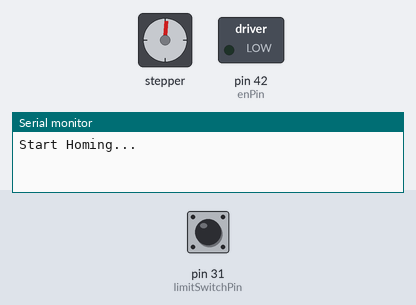
Simulated run of this sketch. Board: Arduino Mega 2560, built with avr-gcc and run on an emulated ATmega2560. On the bench: stepper motor, switched loads named in the sketch (green lamp = pin HIGH), the last lines printed to the serial monitor. The inputs (shaded band) are chosen by the test bench; at power-on: pin 31 (limitSwitchPin) HIGH. Stepper angles assume 200 steps per turn.

Above: at 1.2 s.
1.3 s: pin 31 (limitSwitchPin) pulled LOW for 0.15 s
At 6.9 s:
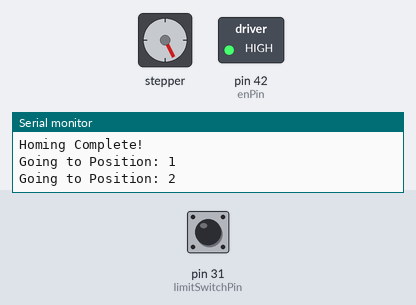
At 15.9 s:
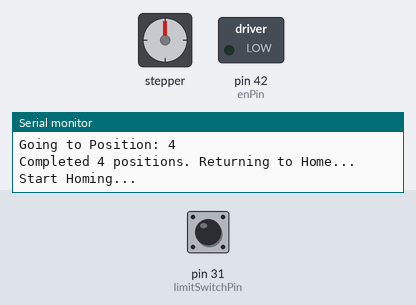
Timing chart, 0 to 65.9 s (numbered marks = the images above; inputs shaded):
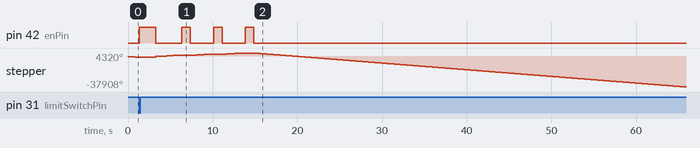

Measured:
- after the input at 1.3 s, pin 42 (enPin): LOW → HIGH at once, then repeats every 4.0 s: LOW 3.0 s, HIGH 1.0 s, until it stays LOW from 14.9 s

The sketch:

stepper2.ino
```cpp
#include <AccelStepper.h>

const int stepPin = 35;
const int dirPin = 34;
const int limitSwitchPin = 31;
const int enPin = 42;

AccelStepper stepper(1, stepPin, dirPin);

long positions[4] = {0, 885, 1650, 2400};

void setup() {
  Serial.begin(115200);

  pinMode(limitSwitchPin, INPUT_PULLUP);
  pinMode(enPin, OUTPUT);
  digitalWrite(enPin, LOW); // จ่ายไฟให้ DRV8825

  stepper.setMaxSpeed(800);
  stepper.setAcceleration(400);
}

void loop() {
  // 1. กระบวนการ Homing
  Serial.println("Start Homing...");
  digitalWrite(enPin, LOW); // จ่ายไฟมอเตอร์

  // วิ่งซ้ายหา Limit Switch ด้วยความเร็วคงที่
  stepper.setSpeed(-500);   // ค่าติดลบ = วิ่งซ้าย
  while (digitalRead(limitSwitchPin) == HIGH) {
    stepper.runSpeed();
  }

  stepper.stop();

  // --- ขั้นตอนที่เพิ่ม: ชนแล้วถอยซ้ายไปอีกหน่อย (เช่น ถอยไป -50 สเต็ปจากจุดชน) ---
  long targetOffset = stepper.currentPosition() - 0; // ถอยหลังซ้ายเพิ่มไปอีก 50 สเต็ป
  stepper.setSpeed(-400); // ใช้ความเร็วติดลบเพื่อถอยไปทางซ้าย (ได้แรงบิดเต็มที่)
  while (stepper.currentPosition() > targetOffset) {
    stepper.runSpeed();
  }
  stepper.stop();
  // --------------------------------------------------------------------------

  // เซ็ตตำแหน่งตรงจุดที่ถอยเสร็จนี้ให้เป็นตำแหน่ง 0 ใหม่
  stepper.setCurrentPosition(0);

  Serial.println("Homing Complete!");
  pauseMotor(); // หยุดพัก 1 วินาที

  // 2. วิ่งไปตามตำแหน่งทั้ง 4 ที่ตั้งไว้
  for (int i = 0; i < 4; i++) {
    Serial.print("Going to Position: ");
    Serial.println(i + 1);

    // วิ่งไปที่ตำแหน่งและรอจนกว่าจะถึง
    stepper.runToNewPosition(positions[i]);

    // พอถึงแล้ว ตัดไฟพัก 1 วินาที
    pauseMotor();
  }

  Serial.println("Completed 4 positions. Returning to Home...");
}

// ฟังก์ชันเสริมสำหรับหยุดพักและตัดไฟ (เขียนแยกเพื่อให้โค้ดอ่านง่าย)
void pauseMotor() {
  digitalWrite(enPin, HIGH); // ตัดไฟลดความร้อน
  delay(1000);
  digitalWrite(enPin, LOW);  // จ่ายไฟกลับเตรียมทำงานต่อ
}
```
